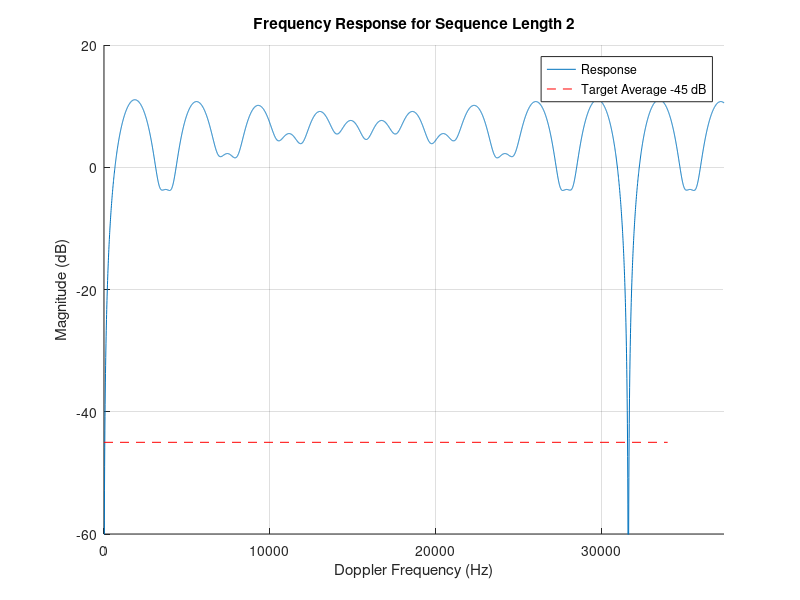
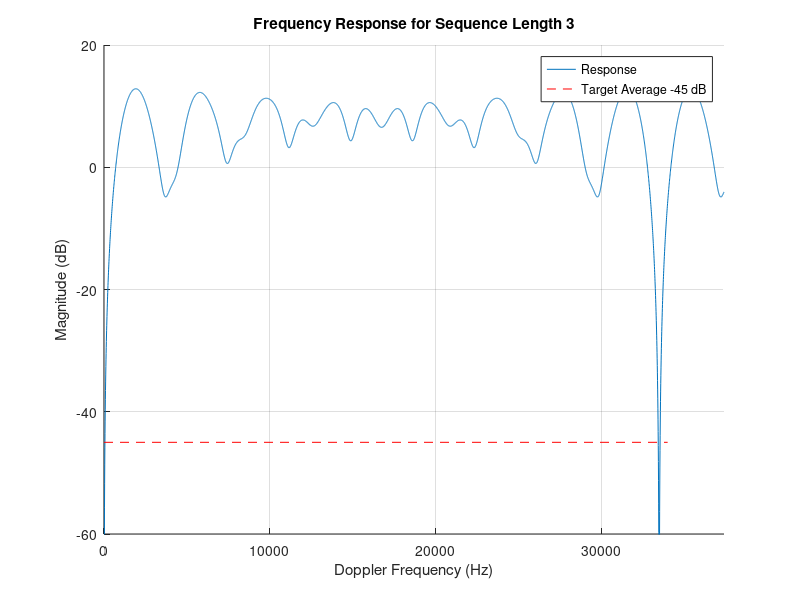
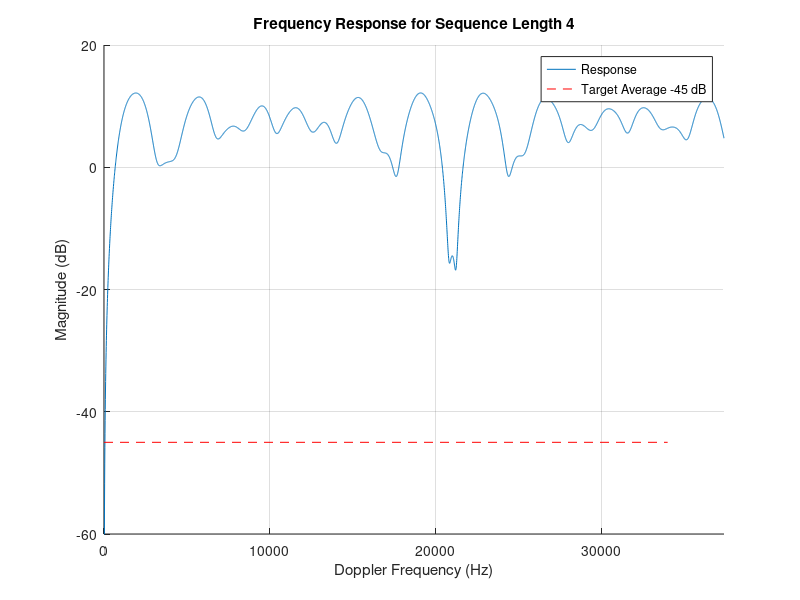
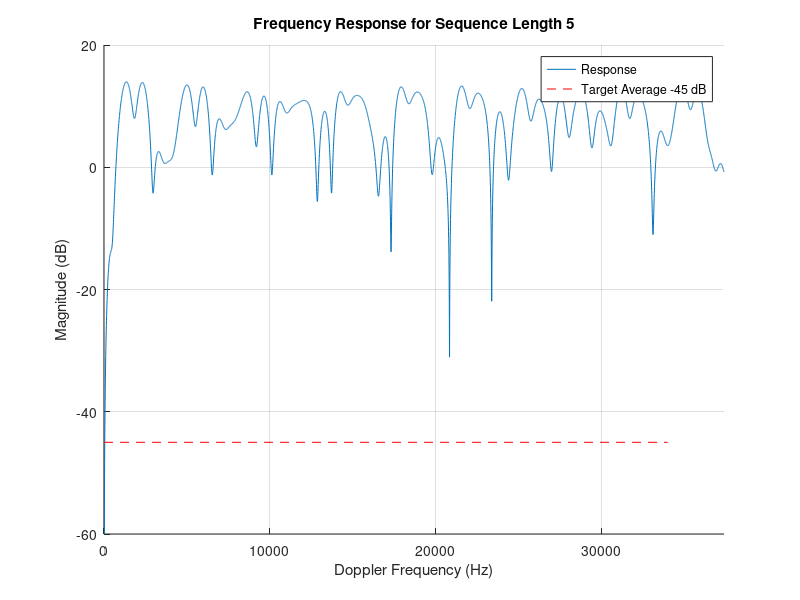

MATLAB code for these plots, in order:
% Design filter coefficients for staggered PRF MTI canceler using least squares optimization with adjustable weight W.
clc, close all

%% Parameters
PRF_avg									=	4e3/1.075;											% Maximum PRF in Hz
f_min									=	680;												% Min Doppler frequency in Hz (start of passband)
f_max									=	34000;												% Max Doppler frequency in Hz (end of passband)
f_c										=	f_min * 0.8;										% Stopband cutoff (80% of f_min, adjustable)
target_avg_dB							=	-45;												% Target average stopband magnitude in dB			

%% Normalize frequencies						
f_stop_norm								=	linspace(0, f_c / PRF_avg, 200);					% Discretized stopband
f_pass_norm								=	linspace(f_min / PRF_avg, f_max / PRF_avg, 1000);	% Discretized passband

%% Example stagger sequence lengths and ratios
stagger_examples						=	{
											struct('M', 2, 'ratios', [8, 9]), ... 				% Sequence length 2 (3 taps)
											struct('M', 3, 'ratios', [8, 9, 10]), ... 			% Sequence length 3 (4 taps) (or 24,25,27)
											struct('M', 4, 'ratios', [25, 30, 27, 31]), ... 	% Sequence length 4 (5 taps)
											struct('M', 5, 'ratios', [51, 62, 52, 60, 55]) ... 	% Sequence length 5 (6 taps)
											};
		
for ex									=	1:length(stagger_examples)
    M									=	stagger_examples{ex}.M;
    n									=	stagger_examples{ex}.ratios;
    N									=	M + 1;												% Number of taps = M + 1
		
    % Compute PRI values		
    sum_n								=	sum(n);
    average_n							=	sum_n / M;
    T_avg								=	1 / PRF_avg;
    T_basic								=	T_avg / average_n;
    T									=	n * T_basic;
    tau									=	cumsum([0, T]);										% Cumulative time delays
    tau_norm							=	tau / T_avg;										% Normalized

    % First blind frequency
    g									=	n(1);
    for k								=	2:M
        g								=	gcd(g, n(k));
    end		
    first_blind_factor					=	sum_n / (M * g);
    first_blind							=	first_blind_factor * PRF_avg;

    % Matrices for stopband and passband (complex)
    Astop								= 	exp(-1j * 2 * pi * f_stop_norm' * tau_norm);
    Apass								= 	exp(-1j * 2 * pi * f_pass_norm' * tau_norm);

    % Constraints for second-order null (K=2): sum x = 0, sum tau x = 0
    Aeq									=	[ones(1, N); tau_norm];
    beq									=	[0; 0];
    lb									=	-inf * ones(N, 1);
    ub									=	inf * ones(N, 1);

    % Bisection search for W to achieve target average dB
    W_low								=	1;
    W_high								=	1e12;												% Upper bound for W
    x_best								=	zeros(N, 1);
    tolerance							=	0.1;												% Tolerance for average dB
    max_iter							=	30;													% Maximum bisection iterations
    for iter							=	1:max_iter
        W_mid							=	sqrt(W_low * W_high);

        % Construct real-valued LS system for real x
        sqrtW							=	sqrt(W_mid);
        A_ls							=	[sqrtW * real(Astop); sqrtW * imag(Astop); real(Apass); imag(Apass)];
        b_ls							=	[zeros(2 * size(Astop, 1), 1); ones(size(Apass, 1), 1); zeros(size(Apass, 1), 1)];

        % Solve least squares with constraints using lsqlin
        x								=	lsqlin(A_ls, b_ls, [], [], Aeq, beq, lb, ub, [], optimset('Display', 'off'));

        % Compute average stopband dB
        stopband_mag					=	abs(Astop * x);
        avg_dB							=	mean(20 * log10(stopband_mag + eps));

        if abs(avg_dB - target_avg_dB)	<	tolerance
            x_best						=	x;
            break;
        elseif avg_dB					>	target_avg_dB										% Too high (less rejection), need larger W
            W_low						=	W_mid;
        else																					% Too low, reduce W_high
            W_high						=	W_mid;
            x_best						=	x;
        end
    end

    % Use the best x
    x									=	x_best;
    %x 									=	[1 -2 1];
	
    % Normalize for unity passband gain
    avg_pass							=	mean(Apass * x);
    x									=	x / real(avg_pass);

    % Plot frequency response
    f_plot								=	linspace(0, f_max * 1.1, 5000);
    f_plot_norm							=	f_plot / PRF_avg;
    H									=	zeros(size(f_plot));
    for k								=	1:length(f_plot)
        H(k)							=	x' * exp(-1j * 2 * pi * f_plot_norm(k) * tau_norm');
    end
    figure; hold on; grid on;
    plot(f_plot, 20 * log10(abs(H) + eps));
    plot([0, f_max], [target_avg_dB, target_avg_dB], 'r--');
    xlabel('Doppler Frequency (Hz)'); ylabel('Magnitude (dB)');
    title(['Frequency Response for Sequence Length ' num2str(M)]);
    xlim([0, f_max * 1.1]); ylim([-60, 20]);
    legend('Response', 'Target Average -45 dB');
end